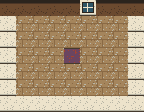

Tiled map render using the project's own tile images. Description and the whole map definition, tile-layer contents included, below:
An orthogonal 9x7 tile map with 16x16 px tiles, 3 tile layers (floor, walls, dressing), 3 tilesets and 6 objects (3x furniture, 2x spawn, door).

<map version="1.10" tiledversion="1.12.0" orientation="orthogonal" renderorder="right-down" width="9" height="7" tilewidth="16" tileheight="16" infinite="0" nextlayerid="5" nextobjectid="7">
 <properties>
  <property name="map" value="motel_room_2" />
 </properties>
 <tileset firstgid="1" source="tiled/floors.tsx" />
 <tileset firstgid="13" source="tiled/walls.tsx" />
 <tileset firstgid="55" source="tiled/dressing.tsx" />
 <layer id="1" name="floor" width="9" height="7">
  <data encoding="csv">
6,6,6,6,6,6,6,6,6,
6,6,6,6,6,6,6,6,6,
6,6,6,6,6,6,6,6,6,
6,6,6,6,10,6,6,6,6,
6,6,6,6,6,6,6,6,6,
6,6,6,6,6,6,6,6,6,
6,6,6,6,6,6,6,6,6
</data>
 </layer>
 <layer id="3" name="walls" width="9" height="7">
  <data encoding="csv">
29,29,29,29,29,23,29,29,29,
13,0,0,0,0,0,0,0,13,
13,0,0,0,0,0,0,0,13,
13,0,0,0,0,0,0,0,13,
13,0,0,0,0,0,0,0,13,
13,0,0,0,0,0,0,0,13,
13,13,13,13,13,13,13,13,13
</data>
 </layer>
 <layer id="4" name="dressing" width="9" height="7">
  <data encoding="csv">
0,0,0,0,0,0,0,0,0,
0,0,0,0,0,0,0,0,0,
0,0,0,0,0,0,0,0,0,
0,0,0,0,0,0,0,0,0,
0,0,0,0,0,0,0,0,0,
0,0,0,0,0,0,0,0,0,
0,0,0,0,0,0,0,0,0
</data>
 </layer>
 <objectgroup id="2" name="placements">
  <object id="1" name="bed" type="furniture" x="16" y="16" width="16" height="16" />
  <object id="2" name="dresser" type="furniture" x="112" y="16" width="16" height="16" />
  <object id="3" name="default" type="spawn" x="64" y="48" width="16" height="16" />
  <object id="4" name="chair_side" type="furniture" x="112" y="64" width="16" height="16" />
  <object id="5" name="entry" type="spawn" x="64" y="80" width="16" height="16" />
  <object id="6" name="west_entry" type="door" x="64" y="96" width="16" height="16">
   <properties>
    <property name="spawn" value="from_room2" />
   </properties>
  </object>
 </objectgroup>
</map>
